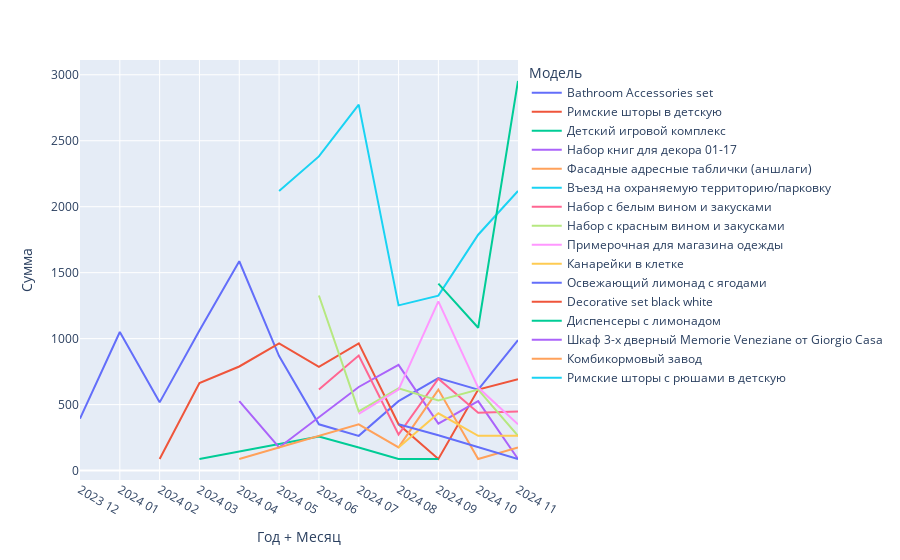

Notebook code for this chart:
### Code cell
jt_grouped = jt.groupby(by=['Год + Месяц', 'Модель'], as_index=False)['Цена'].sum()
jt_grouped.columns = ['Год + Месяц', 'Модель', 'Сумма']
#display(jt_grouped)

fig6 = px.line(jt_grouped, x='Год + Месяц', y='Сумма', color='Модель')
fig6.show()

### Figure 1 — Plotly figure (JSON) as saved in the notebook; plotly's stock layout.template omitted (floating-point values rounded to 4 significant figures)
{"data": [{"hovertemplate": "Модель=Bathroom Accessories set<br>Год + Месяц=%{x}<br>Сумма=%{y}<extra></extra>", "legendgroup": "Bathroom Accessories set", "line": {"color": "#636efa", "dash": "solid"}, "marker": {"symbol": "circle"}, "mode": "lines", "name": "Bathroom Accessories set", "orientation": "v", "showlegend": true, "type": "scatter", "x": ["2023 12", "2024 01", "2024 02", "2024 03", "2024 04", "2024 05", "2024 06", "2024 07", "2024 08", "2024 09", "2024 10", "2024 11"], "xaxis": "x", "y": [393.3, 1050.0, 517.0, 1061.0, 1587.0, 867.6, 350.6, 263.0, 526.0, 701.3, 613.6, 987.8], "yaxis": "y"}, {"hovertemplate": "Модель=Римские шторы в детскую<br>Год + Месяц=%{x}<br>Сумма=%{y}<extra></extra>", "legendgroup": "Римские шторы в детскую", "line": {"color": "#EF553B", "dash": "solid"}, "marker": {"symbol": "circle"}, "mode": "lines", "name": "Римские шторы в детскую", "orientation": "v", "showlegend": true, "type": "scatter", "x": ["2024 02", "2024 03", "2024 04", "2024 05", "2024 06", "2024 07", "2024 08", "2024 09", "2024 10", "2024 11"], "xaxis": "x", "y": [87.66, 663.1, 788.9, 964.3, 786.8, 964.3, 350.6, 87.66, 613.6, 692.3], "yaxis": "y"}, {"hovertemplate": "Модель=Детский игровой комплекс<br>Год + Месяц=%{x}<br>Сумма=%{y}<extra></extra>", "legendgroup": "Детский игровой комплекс", "line": {"color": "#00cc96", "dash": "solid"}, "marker": {"symbol": "circle"}, "mode": "lines", "name": "Детский игровой комплекс", "orientation": "v", "showlegend": true, "type": "scatter", "x": ["2024 03", "2024 06", "2024 07", "2024 08", "2024 09"], "xaxis": "x", "y": [87.66, 258.7, 175.3, 87.66, 87.66], "yaxis": "y"}, {"hovertemplate": "Модель=Набор книг для декора 01-17<br>Год + Месяц=%{x}<br>Сумма=%{y}<extra></extra>", "legendgroup": "Набор книг для декора 01-17", "line": {"color": "#ab63fa", "dash": "solid"}, "marker": {"symbol": "circle"}, "mode": "lines", "name": "Набор книг для декора 01-17", "orientation": "v", "showlegend": true, "type": "scatter", "x": ["2024 04", "2024 05", "2024 07", "2024 08", "2024 09", "2024 10", "2024 11"], "xaxis": "x", "y": [526.5, 175.3, 633.6, 800.7, 356.3, 526.0, 87.66], "yaxis": "y"}, {"hovertemplate": "Модель=Фасадные адресные таблички (аншлаги)<br>Год + Месяц=%{x}<br>Сумма=%{y}<extra></extra>", "legendgroup": "Фасадные адресные таблички (аншлаги)", "line": {"color": "#FFA15A", "dash": "solid"}, "marker": {"symbol": "circle"}, "mode": "lines", "name": "Фасадные адресные таблички (аншлаги)", "orientation": "v", "showlegend": true, "type": "scatter", "x": ["2024 04", "2024 07", "2024 08", "2024 09", "2024 10", "2024 11"], "xaxis": "x", "y": [87.66, 350.6, 175.3, 613.6, 87.66, 175.3], "yaxis": "y"}, {"hovertemplate": "Модель=Въезд на охраняемую территорию/парковку<br>Год + Месяц=%{x}<br>Сумма=%{y}<extra></extra>", "legendgroup": "Въезд на охраняемую территорию/парковку", "line": {"color": "#19d3f3", "dash": "solid"}, "marker": {"symbol": "circle"}, "mode": "lines", "name": "Въезд на охраняемую территорию/парковку", "orientation": "v", "showlegend": true, "type": "scatter", "x": ["2024 05", "2024 06", "2024 07", "2024 08", "2024 09", "2024 10", "2024 11"], "xaxis": "x", "y": [2119.0, 2381.0, 2774.0, 1252.0, 1326.0, 1788.0, 2120.0], "yaxis": "y"}, {"hovertemplate": "Модель=Набор с белым вином и закусками<br>Год + Месяц=%{x}<br>Сумма=%{y}<extra></extra>", "legendgroup": "Набор с белым вином и закусками", "line": {"color": "#FF6692", "dash": "solid"}, "marker": {"symbol": "circle"}, "mode": "lines", "name": "Набор с белым вином и закусками", "orientation": "v", "showlegend": true, "type": "scatter", "x": ["2024 06", "2024 07", "2024 08", "2024 09", "2024 10", "2024 11"], "xaxis": "x", "y": [614.9, 872.0, 273.0, 696.8, 438.3, 448.3], "yaxis": "y"}, {"hovertemplate": "Модель=Набор с красным вином и закусками<br>Год + Месяц=%{x}<br>Сумма=%{y}<extra></extra>", "legendgroup": "Набор с красным вином и закусками", "line": {"color": "#B6E880", "dash": "solid"}, "marker": {"symbol": "circle"}, "mode": "lines", "name": "Набор с красным вином и закусками", "orientation": "v", "showlegend": true, "type": "scatter", "x": ["2024 06", "2024 07", "2024 08", "2024 09", "2024 10", "2024 11"], "xaxis": "x", "y": [1327.0, 448.3, 623.6, 532.2, 613.6, 263.0], "yaxis": "y"}, {"hovertemplate": "Модель=Примерочная для магазина одежды<br>Год + Месяц=%{x}<br>Сумма=%{y}<extra></extra>", "legendgroup": "Примерочная для магазина одежды", "line": {"color": "#FF97FF", "dash": "solid"}, "marker": {"symbol": "circle"}, "mode": "lines", "name": "Примерочная для магазина одежды", "orientation": "v", "showlegend": true, "type": "scatter", "x": ["2024 07", "2024 08", "2024 09", "2024 10", "2024 11"], "xaxis": "x", "y": [429.2, 613.6, 1283.0, 629.2, 350.6], "yaxis": "y"}, {"hovertemplate": "Модель=Канарейки в клетке<br>Год + Месяц=%{x}<br>Сумма=%{y}<extra></extra>", "legendgroup": "Канарейки в клетке", "line": {"color": "#FECB52", "dash": "solid"}, "marker": {"symbol": "circle"}, "mode": "lines", "name": "Канарейки в клетке", "orientation": "v", "showlegend": true, "type": "scatter", "x": ["2024 08", "2024 09", "2024 10", "2024 11"], "xaxis": "x", "y": [175.3, 434.2, 263.0, 263.0], "yaxis": "y"}, {"hovertemplate": "Модель=Освежающий лимонад с ягодами<br>Год + Месяц=%{x}<br>Сумма=%{y}<extra></extra>", "legendgroup": "Освежающий лимонад с ягодами", "line": {"color": "#636efa", "dash": "solid"}, "marker": {"symbol": "circle"}, "mode": "lines", "name": "Освежающий лимонад с ягодами", "orientation": "v", "showlegend": true, "type": "scatter", "x": ["2024 08", "2024 09", "2024 11"], "xaxis": "x", "y": [351.6, 268.1, 87.66], "yaxis": "y"}, {"hovertemplate": "Модель=Decorative set black white<br>Год + Месяц=%{x}<br>Сумма=%{y}<extra></extra>", "legendgroup": "Decorative set black white", "line": {"color": "#EF553B", "dash": "solid"}, "marker": {"symbol": "circle"}, "mode": "lines", "name": "Decorative set black white", "orientation": "v", "showlegend": true, "type": "scatter", "x": ["2024 09"], "xaxis": "x", "y": [273.0], "yaxis": "y"}, {"hovertemplate": "Модель=Диспенсеры с лимонадом<br>Год + Месяц=%{x}<br>Сумма=%{y}<extra></extra>", "legendgroup": "Диспенсеры с лимонадом", "line": {"color": "#00cc96", "dash": "solid"}, "marker": {"symbol": "circle"}, "mode": "lines", "name": "Диспенсеры с лимонадом", "orientation": "v", "showlegend": true, "type": "scatter", "x": ["2024 09", "2024 10", "2024 11"], "xaxis": "x", "y": [1417.0, 1083.0, 2953.0], "yaxis": "y"}, {"hovertemplate": "Модель=Шкаф 3-х дверный Memorie Veneziane от Giorgio Casa<br>Год + Месяц=%{x}<br>Сумма=%{y}<extra></extra>", "legendgroup": "Шкаф 3-х дверный Memorie Veneziane от Giorgio Casa", "line": {"color": "#ab63fa", "dash": "solid"}, "marker": {"symbol": "circle"}, "mode": "lines", "name": "Шкаф 3-х дверный Memorie Veneziane от Giorgio Casa", "orientation": "v", "showlegend": true, "type": "scatter", "x": ["2024 10"], "xaxis": "x", "y": [87.66], "yaxis": "y"}, {"hovertemplate": "Модель=Комбикормовый завод<br>Год + Месяц=%{x}<br>Сумма=%{y}<extra></extra>", "legendgroup": "Комбикормовый завод", "line": {"color": "#FFA15A", "dash": "solid"}, "marker": {"symbol": "circle"}, "mode": "lines", "name": "Комбикормовый завод", "orientation": "v", "showlegend": true, "type": "scatter", "x": ["2024 11"], "xaxis": "x", "y": [87.66], "yaxis": "y"}, {"hovertemplate": "Модель=Римские шторы с рюшами в детскую<br>Год + Месяц=%{x}<br>Сумма=%{y}<extra></extra>", "legendgroup": "Римские шторы с рюшами в детскую", "line": {"color": "#19d3f3", "dash": "solid"}, "marker": {"symbol": "circle"}, "mode": "lines", "name": "Римские шторы с рюшами в детскую", "orientation": "v", "showlegend": true, "type": "scatter", "x": ["2024 11"], "xaxis": "x", "y": [87.66], "yaxis": "y"}], "layout": {"legend": {"title": {"text": "Модель"}, "tracegroupgap": 0}, "margin": {"t": 60}, "xaxis": {"anchor": "y", "domain": [0, 1], "title": {"text": "Год + Месяц"}}, "yaxis": {"anchor": "x", "domain": [0, 1], "title": {"text": "Сумма"}}}}
